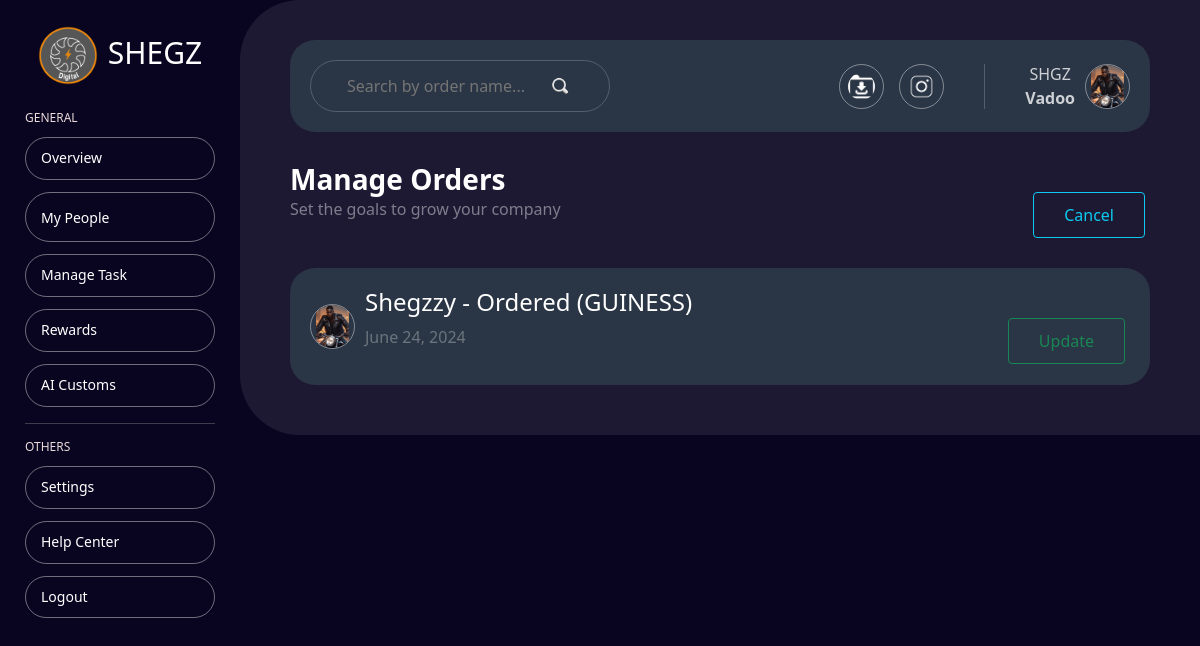
The page /order/299/ on the database its author committed.
### jquery_ajax_app/models.py (models this page shows, shortened)
class Post(models.Model):
    name = models.CharField(max_length=100)
    drink = models.CharField(max_length=100)
    image = models.ImageField(default='default.jpg', upload_to='profile_pics')
    date_posted = models.DateTimeField(default=timezone.now)

### jquery_ajax_app/views.py (the view)
# urls.py: path('order/<int:pk>/', PostDetailView.as_view(), name='order-detail'),
class PostDetailView(DetailView):
    model = Post

### jquery_ajax_app/templates/jquery_ajax_app/post_detail.html (shortened to what this page needs)
{% extends 'jquery_ajax_app/base.html' %}
{% load static %}
{% block content %}
    <div class="main-background">
        <div class="search-nav">
            <div class="search-box">
                <input type="text" placeholder="Search by order name...">
                <img src="{% static 'jquery_ajax_app/img/search-icon.png' %}" alt="search-icon">
            </div>
            <div class="profile-settings">
                <div class="online-links">
                    <img src="{% static 'jquery_ajax_app/img/download.webp' %}" alt="download">
                    <img src="{% static 'jquery_ajax_app/img/instagram.png' %}" alt="instagram">
                </div>
                <div class="profile">
                    <div>
                        <p>SHGZ</p>
                        <p> <strong>Vadoo</strong> </p>
                    </div>
                    <img src="{{ object.image.url }}" alt="profile">
                </div>
            </div>
        </div>
        <div class="manage-task">
            <div class="maange-task-text">
                <h3>Manage Orders</h3>
                <p>Set the goals to grow your company</p>
            </div>
            <div class="from-group">
                <a href="{% url 'home' %}" class="btn btn-outline-info send">Cancel</a>
            </div>
        </div>
        <div class="search-nav">
            <div class="post">
                <img src="{{ object.image.url }}" alt="post">
                <div class="post-text">
                    <h4>{{ post.name }} - Ordered ({{ post.drink }})</h4>
                    <p class="text-muted">{{ post.date_posted|date:"F d, Y" }}</p>
                </div>
            </div>
            <div>
                <a href="{% url 'update-order' object.id %}" class="btn btn-outline-success send">Update</a>
            </div>
        </div>
    </div>
{% endblock %}

### rows shown on the page
Post: image (picture), name "Shegzzy", drink "GUINESS", date_posted "June 24, 2024"
